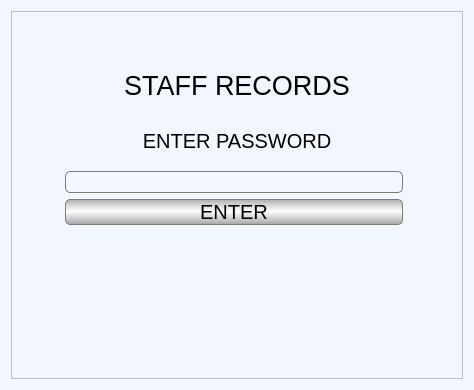
<?xml version="1.0" encoding="UTF-8"?>
<ui version="4.0">
 <class>EnterPassword</class>
 <widget class="QWidget" name="EnterPassword">
  <property name="geometry">
   <rect>
    <x>0</x>
    <y>0</y>
    <width>474</width>
    <height>390</height>
   </rect>
  </property>
  <property name="sizePolicy">
   <sizepolicy hsizetype="Fixed" vsizetype="Fixed">
    <horstretch>0</horstretch>
    <verstretch>0</verstretch>
   </sizepolicy>
  </property>
  <property name="windowTitle">
   <string>Form</string>
  </property>
  <property name="styleSheet">
   <string notr="true">background-color: rgb(242, 247, 255);</string>
  </property>
  <layout class="QGridLayout" name="gridLayout_2">
   <item row="0" column="0">
    <widget class="QScrollArea" name="scrollArea">
     <property name="sizePolicy">
      <sizepolicy hsizetype="Preferred" vsizetype="Preferred">
       <horstretch>0</horstretch>
       <verstretch>0</verstretch>
      </sizepolicy>
     </property>
     <property name="widgetResizable">
      <bool>true</bool>
     </property>
     <widget class="QWidget" name="scrollAreaWidgetContents">
      <property name="geometry">
       <rect>
        <x>0</x>
        <y>0</y>
        <width>454</width>
        <height>370</height>
       </rect>
      </property>
      <layout class="QGridLayout" name="gridLayout">
       <item row="1" column="1" colspan="2">
        <widget class="QLabel" name="label_27">
         <property name="font">
          <font>
           <family>Segoe UI</family>
           <pointsize>20</pointsize>
          </font>
         </property>
         <property name="text">
          <string>STAFF RECORDS</string>
         </property>
         <property name="alignment">
          <set>Qt::AlignCenter</set>
         </property>
        </widget>
       </item>
       <item row="2" column="1" colspan="2">
        <widget class="QLabel" name="label">
         <property name="font">
          <font>
           <family>Segoe UI</family>
           <pointsize>15</pointsize>
          </font>
         </property>
         <property name="text">
          <string>ENTER PASSWORD</string>
         </property>
         <property name="alignment">
          <set>Qt::AlignCenter</set>
         </property>
        </widget>
       </item>
       <item row="3" column="1">
        <widget class="QLineEdit" name="passwordEdit">
         <property name="font">
          <font>
           <family>Segoe UI</family>
           <pointsize>11</pointsize>
          </font>
         </property>
         <property name="styleSheet">
          <string notr="true">border: 1px solid #7a7a7a;
border-radius: 5px;</string>
         </property>
         <property name="echoMode">
          <enum>QLineEdit::Password</enum>
         </property>
         <property name="alignment">
          <set>Qt::AlignCenter</set>
         </property>
        </widget>
       </item>
       <item row="4" column="1">
        <widget class="QPushButton" name="enterB">
         <property name="font">
          <font>
           <family>Segoe UI</family>
           <pointsize>15</pointsize>
          </font>
         </property>
         <property name="styleSheet">
          <string notr="true">border: 1px solid #7a7a7a;
selection-color: qlineargradient(spread:reflect, x1:1, y1:1, x2:1, y2:0.469, stop:0 rgba(210, 210, 210, 255), stop:1 rgba(255, 255, 255, 255));
selection-background-color: qlineargradient(spread:reflect, x1:1, y1:1, x2:1, y2:0.469, stop:0 rgba(210, 210, 210, 255), stop:1 rgba(255, 255, 255, 255));
border-radius: 5px;
background-color: qlineargradient(spread:reflect, x1:1, y1:1, x2:1, y2:0.469, stop:0 rgba(165, 165, 165, 255), stop:1 rgba(255, 255, 255, 255));</string>
         </property>
         <property name="text">
          <string>ENTER</string>
         </property>
        </widget>
       </item>
       <item row="5" column="1" colspan="2">
        <spacer name="verticalSpacer_3">
         <property name="orientation">
          <enum>Qt::Vertical</enum>
         </property>
         <property name="sizeType">
          <enum>QSizePolicy::Ignored</enum>
         </property>
         <property name="sizeHint" stdset="0">
          <size>
           <width>344</width>
           <height>26</height>
          </size>
         </property>
        </spacer>
       </item>
       <item row="6" column="1">
        <layout class="QFormLayout" name="messageForm"/>
       </item>
       <item row="7" column="0" colspan="4">
        <spacer name="verticalSpacer_2">
         <property name="orientation">
          <enum>Qt::Vertical</enum>
         </property>
         <property name="sizeType">
          <enum>QSizePolicy::Ignored</enum>
         </property>
         <property name="sizeHint" stdset="0">
          <size>
           <width>20</width>
           <height>40</height>
          </size>
         </property>
        </spacer>
       </item>
       <item row="1" column="0" rowspan="6">
        <spacer name="horizontalSpacer">
         <property name="orientation">
          <enum>Qt::Horizontal</enum>
         </property>
         <property name="sizeHint" stdset="0">
          <size>
           <width>40</width>
           <height>20</height>
          </size>
         </property>
        </spacer>
       </item>
       <item row="0" column="0" colspan="4">
        <spacer name="verticalSpacer">
         <property name="orientation">
          <enum>Qt::Vertical</enum>
         </property>
         <property name="sizeType">
          <enum>QSizePolicy::Ignored</enum>
         </property>
         <property name="sizeHint" stdset="0">
          <size>
           <width>20</width>
           <height>40</height>
          </size>
         </property>
        </spacer>
       </item>
       <item row="1" column="3" rowspan="6">
        <spacer name="horizontalSpacer_2">
         <property name="orientation">
          <enum>Qt::Horizontal</enum>
         </property>
         <property name="sizeHint" stdset="0">
          <size>
           <width>40</width>
           <height>20</height>
          </size>
         </property>
        </spacer>
       </item>
      </layout>
      <zorder>verticalSpacer_3</zorder>
      <zorder>label_27</zorder>
      <zorder>verticalSpacer</zorder>
      <zorder>label</zorder>
      <zorder>passwordEdit</zorder>
      <zorder>verticalSpacer_2</zorder>
      <zorder>enterB</zorder>
      <zorder>horizontalSpacer</zorder>
      <zorder>horizontalSpacer_2</zorder>
     </widget>
    </widget>
   </item>
  </layout>
 </widget>
 <resources/>
 <connections/>
</ui>
